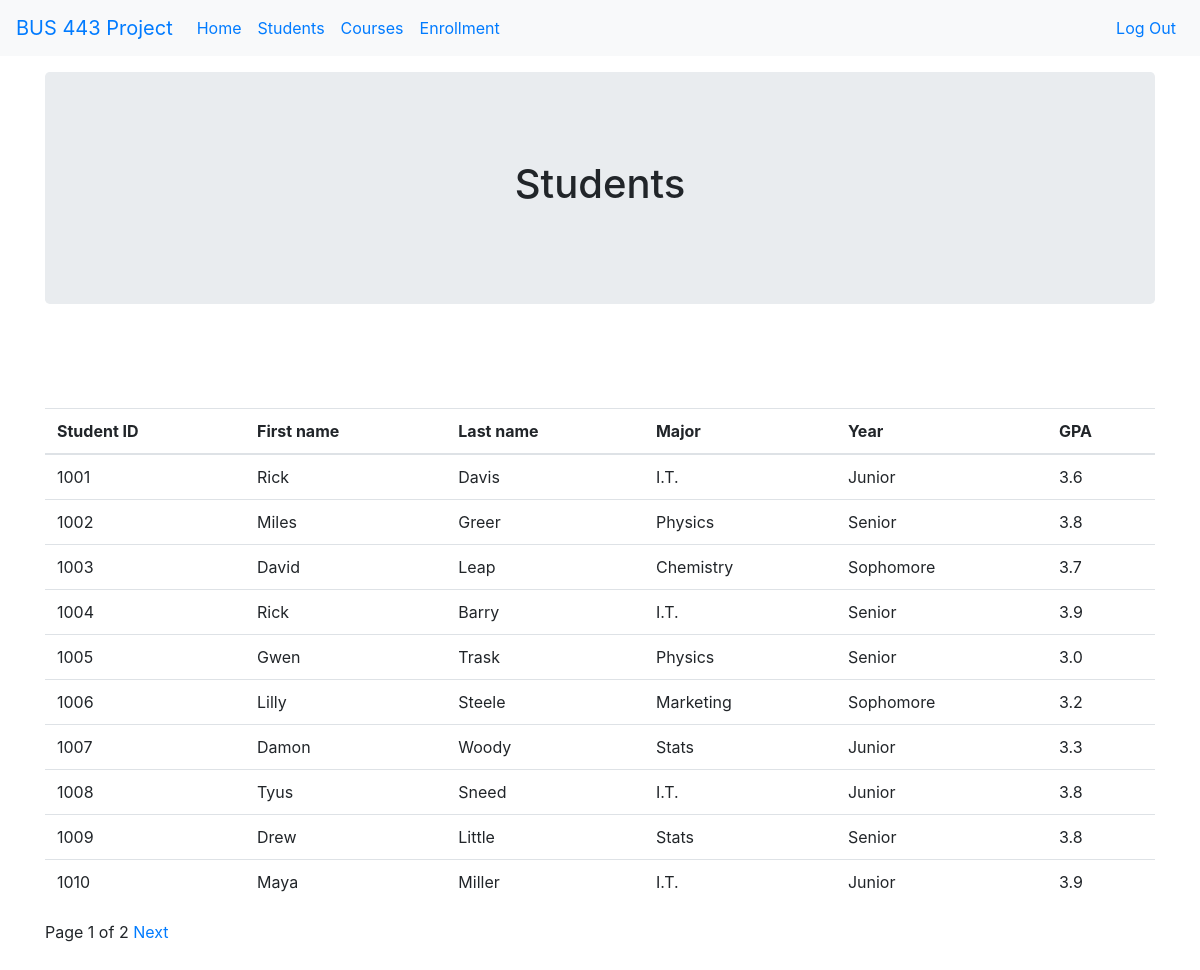
The app's page /students/ (signed in) with its own data.
### studentinformation/models.py (models this page shows)
class Students(models.Model):
    studentid = models.IntegerField(primary_key=True)
    firstname = models.CharField(max_length=500)
    lastname = models.CharField(max_length=500)
    major = models.CharField(max_length=500)
    year = models.CharField(max_length=500)
    gpa = models.DecimalField(max_digits=3, decimal_places=1)

### studentinformation/views.py (the view)
# urls.py: path('students/', views.students, name='students'),
@login_required
def students(request):
    studentinformation=Students.objects.all()
    paginator = Paginator(studentinformation, 10)
    page = request.GET.get('page')
    studentdata = paginator.get_page(page)
    print (studentinformation)
    return render (request, "studentinformation/students.html",{"data":studentdata})

### studentinformation/templates/studentinformation/students.html (shortened to what this page needs)
{% extends "studentinformation/base.html" %}
{% block content %}
 <div class="container">
    <div class="jumbotron text-center">
      <h1>Students</h1>
    </div>
</div>
  <div class="container">
    <table class="table">
        <thead>
            <tr>
                <th> Student ID</th>
                <th> First name</th>
                <th> Last name</th>
                <th> Major</th>
                <th> Year</th>
                <th> GPA</th>
            </tr>
        </thead>
        <tbody>
            {%for row in data%}
            <tr>
                <td>{{row.studentid}}</td>
                <td>{{row.firstname}}</td>
                <td>{{row.lastname}}</td>
                <td>{{row.major}}</td>
                <td>{{row.year}}</td>
                <td>{{row.gpa}}</td>
            </tr>
            {% endfor %}
        </tbody>
      </table>
      <div class="pagination">
        <span class="step-links">
          <span  class="current">
            Page {{ data.number }} of {{ data.paginator.num_pages }}
          </span>
          {% if data.has_next %}
              <a href="?page={{ data.next_page_number }}">Next</a>
          {% endif %}
        </span>
      </div>
 </div>
{% endblock %}

### studentinformation/templates/studentinformation/base.html (shortened to what this page needs)
{%load static %}
<!DOCTYPE html>
 <html lang = "en">
 <head>
    <link rel="stylesheet" href="https://maxcdn.bootstrapcdn.com/bootstrap/4.5.2/css/bootstrap.min.css">
</head>
<body>
  <header>
      <nav class="navbar navbar-expand-md navbar-black fixed-top bg-light">
        <a class="navbar-brand" href="#">BUS 443 Project</a>
        <div class="collapse navbar-collapse" id="navbarCollapse">
          <ul class="navbar-nav mr-auto">
            <li class="nav-item active">
              <a class="nav-link" href="{% url 'home' %}">Home <span class="sr-only">(current)</span></a>
            </li>
            <li class="nav-item">
              <a class="nav-link" href="{% url 'students' %}">Students</a>
            </li>
            <li class="nav-item">
              <a class="nav-link" href="{% url 'courses' %}">Courses</a>
            </li>
            <li class="nav-item">
              <a class="nav-link" href="{% url 'enrollment' %}">Enrollment</a>
            </li>
          </ul>
          <ul class="navbar-nav">
            {% if not user.is_authenticated %}
                <ul class="navbar-nav px-3">
                  <li class="nav-item text-nowrap">
                    <a class="btn btn-dark btn-sm" role="button" href="{% url 'login' %}">Log In</a>
                  </li>
                </ul>
            {% else %}
                <ul class="navbar-nav">
                  <li class="nav-item text-nowrap">
                    <a class="nav-link" href="{% url 'logout' %}">Log Out</a>
                  </li>
                </ul>
            {% endif %}
          </ul>
        </div>
      </nav>
    </header>
    {% block container %}
        <div>
          {% block content %}
          {% endblock %}
        </div>
    {% endblock %}
</body>
</html>

### records on screen
Students: studentid "1001", firstname "Rick", lastname "Davis", major "I.T.", year "Junior", gpa "3.6"
Students: studentid "1002", firstname "Miles", lastname "Greer", major "Physics", year "Senior", gpa "3.8"
Students: studentid "1003", firstname "David", lastname "Leap", major "Chemistry", year "Sophomore", gpa "3.7"
Students: studentid "1004", firstname "Rick", lastname "Barry", major "I.T.", year "Senior", gpa "3.9"
Students: studentid "1005", firstname "Gwen", lastname "Trask", major "Physics", year "Senior", gpa "3.0"
Students: studentid "1006", firstname "Lilly", lastname "Steele", major "Marketing", year "Sophomore", gpa "3.2"
Students: studentid "1007", firstname "Damon", lastname "Woody", major "Stats", year "Junior", gpa "3.3"
Students: studentid "1008", firstname "Tyus", lastname "Sneed", major "I.T.", year "Junior", gpa "3.8"
Students: studentid "1009", firstname "Drew", lastname "Little", major "Stats", year "Senior", gpa "3.8"
Students: studentid "1010", firstname "Maya", lastname "Miller", major "I.T.", year "Junior", gpa "3.9"

### other values on screen
{{ data.number }} "1"
{{ data.paginator.num_pages }} "2"
